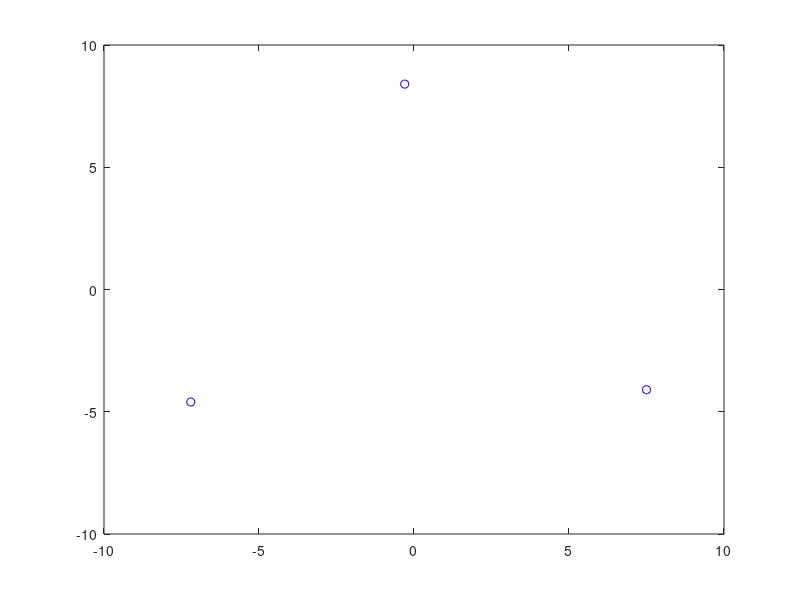

Here is the MATLAB script that generated this plot: (Note: this script raises an error after producing the figure.)
% Position of the 1st active joint a_1
a1x=7.5;
a1y=-4.1;
plot(a1x,a1y,'bo')
hold on
% Position of the 2nd active joint a_2
a2x=-0.3;
a2y=8.4;
plot(a2x,a2y,'bo')
hold on
% Position of the 3rd active joint a_3
a3x=-7.2;
a3y=-4.6;
plot(a3x,a3y,'bo')
hold on
% The length of the links of the active link ri and the passive one li [ where i =1,2,3 ] ]
ri=7.5;
li=6.0;
%% Plot circles
% for circle 1
 %C1=circleplot(a1x,a1y,(ri+li));
% for circle 2
 %C2=circleplot(a2x,a2y,(ri+li));
% for circle 3
 %C3=circleplot(a3x,a3y,(ri+li));
 hold on
%%%%%%%%%%%%%%%%%%%%%%%%%%%%%%%
% The intersection points of the 3 circle
[x1out,y1out] = circcirc(a1x,a1y,(ri+li),a2x,a2y,(ri+li));
[x2out,y2out] = circcirc(a3x,a3y,(ri+li),a2x,a2y,(ri+li));
[x3out,y3out] = circcirc(a1x,a1y,(ri+li),a3x,a3y,(ri+li));
%%%%%%%%%%%%%%%%%%%
% Plot the curve of the intersection area between a1 , a2 and a3 which give
% us the workspace area.
d = sqrt((x3out(2)-x1out(1))^2+(y3out(2)-y1out(1))^2); % Distance between points
a = atan2(x3out(2)-x1out(1),-(y3out(2)-y1out(1))); % Perpendicular bisector angle
b = asin(d/2/(ri+li)); % Half arc angle
c = linspace(a-b,a+b); % Arc angle range
e = sqrt((ri+li)^2-d^2/4); % Distance, center to midpoint
x1curve = (x1out(1)+x3out(2))/2-e*cos(a)+(ri+li)*cos(c); % Cartesian coords. of arc
y1curve = (y1out(1)+y3out(2))/2-e*sin(a)+(ri+li)*sin(c);
plot(x1curve,y1curve,'k.', 'MarkerSize',5)
hold on
d = sqrt((x2out(2)-x1out(1))^2+(y2out(2)-y1out(1))^2); % Distance between points
a = atan2(-(x2out(2)-x1out(1)),y2out(2)-y1out(1)); % Perpendicular bisector angle
b = asin(d/2/(ri+li)); % Half arc angle
c = linspace(a-b,a+b); % Arc angle range
e = sqrt((ri+li)^2-d^2/4); % Distance, center to midpoint
x2curve = (x1out(1)+x2out(2))/2-e*cos(a)+(ri+li)*cos(c); % Cartesian coords. of arc
y2curve = (y1out(1)+y2out(2))/2-e*sin(a)+(ri+li)*sin(c);
plot(x2curve,y2curve,'k.', 'MarkerSize',5)
hold on
d = sqrt((x3out(2)-x2out(2))^2+(y3out(2)-y2out(2))^2); % Distance between points
a = atan2(-(x3out(2)-x2out(2)),y3out(2)-y2out(2)); % Perpendicular bisector angle
b = asin(d/2/(ri+li)); % Half arc angle
c = linspace(a-b,a+b); % Arc angle range
e = sqrt((ri+li)^2-d^2/4); % Distance, center to midpoint
x3curve = (x2out(2)+x3out(2))/2-e*cos(a)+(ri+li)*cos(c); % Cartesian coords. of arc
y3curve = (y2out(2)+y3out(2))/2-e*sin(a)+(ri+li)*sin(c);
plot(x3curve,y3curve,'k.', 'MarkerSize',5)
hold on
xlabel('X [cm]') % x-axis label
ylabel('Y [cm]') % y-axis label
xlim([-30 30]) % xlim([-0.3 0.9])
set(gca,'xtick',-30:2:30)
ylim([-30 30]) % ylim([-0.3 0.9])
set(gca,'ytick',-30:2:30)
set(gca,'FontSize',15)
set(findall(gca, 'Type','text'), 'FontSize', 15)
axis square
grid

value_x = [x1curve,x2curve,x3curve];
value_y = [y1curve,y2curve,y3curve];

% value_x